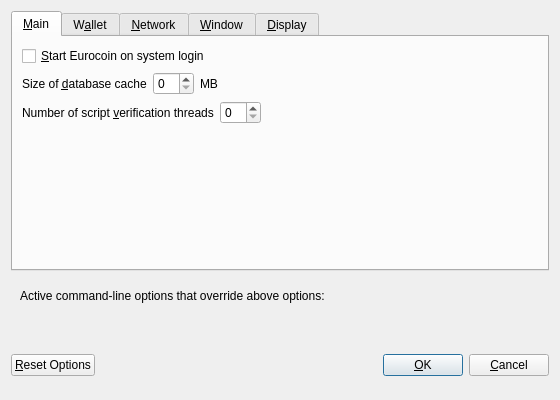
<?xml version="1.0" encoding="UTF-8"?>
<ui version="4.0">
 <class>OptionsDialog</class>
 <widget class="QDialog" name="OptionsDialog">
  <property name="geometry">
   <rect>
    <x>0</x>
    <y>0</y>
    <width>560</width>
    <height>400</height>
   </rect>
  </property>
  <property name="windowTitle">
   <string>Options</string>
  </property>
  <property name="modal">
   <bool>true</bool>
  </property>
  <layout class="QVBoxLayout" name="verticalLayout">
   <item>
    <widget class="QTabWidget" name="tabWidget">
     <property name="currentIndex">
      <number>0</number>
     </property>
     <widget class="QWidget" name="tabMain">
      <attribute name="title">
       <string>&amp;Main</string>
      </attribute>
      <layout class="QVBoxLayout" name="verticalLayout_Main">
       <item>
        <widget class="QCheckBox" name="bitcoinAtStartup">
         <property name="toolTip">
          <string>Automatically start Eurocoin after logging in to the system.</string>
         </property>
         <property name="text">
          <string>&amp;Start Eurocoin on system login</string>
         </property>
        </widget>
       </item>
       <item>
        <layout class="QHBoxLayout" name="horizontalLayout_2_Main">
         <item>
          <widget class="QLabel" name="databaseCacheLabel">
           <property name="text">
            <string>Size of &amp;database cache</string>
           </property>
           <property name="textFormat">
            <enum>Qt::PlainText</enum>
           </property>
           <property name="buddy">
            <cstring>databaseCache</cstring>
           </property>
          </widget>
         </item>
         <item>
          <widget class="QSpinBox" name="databaseCache"/>
         </item>
         <item>
          <widget class="QLabel" name="databaseCacheUnitLabel">
           <property name="text">
            <string>MB</string>
           </property>
           <property name="textFormat">
            <enum>Qt::PlainText</enum>
           </property>
          </widget>
         </item>
         <item>
          <spacer name="horizontalSpacer_2_Main">
           <property name="orientation">
            <enum>Qt::Horizontal</enum>
           </property>
           <property name="sizeHint" stdset="0">
            <size>
             <width>40</width>
             <height>20</height>
            </size>
           </property>
          </spacer>
         </item>
        </layout>
       </item>
       <item>
        <layout class="QHBoxLayout" name="horizontalLayout_3_Main">
         <item>
          <widget class="QLabel" name="threadsScriptVerifLabel">
           <property name="text">
            <string>Number of script &amp;verification threads</string>
           </property>
           <property name="textFormat">
            <enum>Qt::PlainText</enum>
           </property>
           <property name="buddy">
            <cstring>threadsScriptVerif</cstring>
           </property>
          </widget>
         </item>
         <item>
          <widget class="QSpinBox" name="threadsScriptVerif">
           <property name="toolTip">
            <string>(0 = auto, &lt;0 = leave that many cores free)</string>
           </property>
          </widget>
         </item>
         <item>
          <spacer name="horizontalSpacer_3_Main">
           <property name="orientation">
            <enum>Qt::Horizontal</enum>
           </property>
           <property name="sizeHint" stdset="0">
            <size>
             <width>40</width>
             <height>20</height>
            </size>
           </property>
          </spacer>
         </item>
        </layout>
       </item>
       <item>
        <spacer name="verticalSpacer_Main">
         <property name="orientation">
          <enum>Qt::Vertical</enum>
         </property>
         <property name="sizeHint" stdset="0">
          <size>
           <width>20</width>
           <height>40</height>
          </size>
         </property>
        </spacer>
       </item>
      </layout>
     </widget>
     <widget class="QWidget" name="tabWallet">
      <attribute name="title">
       <string>W&amp;allet</string>
      </attribute>
      <layout class="QVBoxLayout" name="verticalLayout_Wallet">
       <item>
        <widget class="QLabel" name="transactionFeeInfoLabel">
         <property name="text">
          <string>Optional transaction fee per kB that helps make sure your transactions are processed quickly. Most transactions are 1 kB.</string>
         </property>
         <property name="textFormat">
          <enum>Qt::PlainText</enum>
         </property>
         <property name="wordWrap">
          <bool>true</bool>
         </property>
        </widget>
       </item>
       <item>
        <layout class="QHBoxLayout" name="horizontalLayout_1_Wallet">
         <item>
          <widget class="QLabel" name="transactionFeeLabel">
           <property name="text">
            <string>Pay transaction &amp;fee</string>
           </property>
           <property name="textFormat">
            <enum>Qt::PlainText</enum>
           </property>
           <property name="buddy">
            <cstring>transactionFee</cstring>
           </property>
          </widget>
         </item>
         <item>
          <widget class="BitcoinAmountField" name="transactionFee"/>
         </item>
         <item>
          <spacer name="horizontalSpacer_1_Wallet">
           <property name="orientation">
            <enum>Qt::Horizontal</enum>
           </property>
           <property name="sizeHint" stdset="0">
            <size>
             <width>40</width>
             <height>20</height>
            </size>
           </property>
          </spacer>
         </item>
        </layout>
       </item>
       <item>
        <spacer name="verticalSpacer_Wallet">
         <property name="orientation">
          <enum>Qt::Vertical</enum>
         </property>
         <property name="sizeHint" stdset="0">
          <size>
           <width>20</width>
           <height>40</height>
          </size>
         </property>
        </spacer>
       </item>
       <item>
        <widget class="QGroupBox" name="groupBox">
         <property name="title">
          <string>Expert</string>
         </property>
         <layout class="QVBoxLayout" name="verticalLayout_2">
          <item>
           <widget class="QCheckBox" name="coinControlFeatures">
            <property name="toolTip">
             <string>Whether to show coin control features or not.</string>
            </property>
            <property name="text">
             <string>Enable coin &amp;control features</string>
            </property>
           </widget>
          </item>
          <item>
           <widget class="QCheckBox" name="spendZeroConfChange">
            <property name="toolTip">
             <string>If you disable the spending of unconfirmed change, the change from a transaction cannot be used until that transaction has at least one confirmation. This also affects how your balance is computed.</string>
            </property>
            <property name="text">
             <string>&amp;Spend unconfirmed change</string>
            </property>
           </widget>
          </item>
         </layout>
        </widget>
       </item>
      </layout>
     </widget>
     <widget class="QWidget" name="tabNetwork">
      <attribute name="title">
       <string>&amp;Network</string>
      </attribute>
      <layout class="QVBoxLayout" name="verticalLayout_Network">
       <item>
        <widget class="QCheckBox" name="mapPortUpnp">
         <property name="toolTip">
          <string>Automatically open the Eurocoin client port on the router. This only works when your router supports UPnP and it is enabled.</string>
         </property>
         <property name="text">
          <string>Map port using &amp;UPnP</string>
         </property>
        </widget>
       </item>
       <item>
        <widget class="QCheckBox" name="connectSocks">
         <property name="toolTip">
          <string>Connect to the Eurocoin network through a SOCKS proxy.</string>
         </property>
         <property name="text">
          <string>&amp;Connect through SOCKS proxy (default proxy):</string>
         </property>
        </widget>
       </item>
       <item>
        <layout class="QHBoxLayout" name="horizontalLayout_1_Network">
         <item>
          <widget class="QLabel" name="proxyIpLabel">
           <property name="text">
            <string>Proxy &amp;IP:</string>
           </property>
           <property name="textFormat">
            <enum>Qt::PlainText</enum>
           </property>
           <property name="buddy">
            <cstring>proxyIp</cstring>
           </property>
          </widget>
         </item>
         <item>
          <widget class="QValidatedLineEdit" name="proxyIp">
           <property name="minimumSize">
            <size>
             <width>140</width>
             <height>0</height>
            </size>
           </property>
           <property name="maximumSize">
            <size>
             <width>140</width>
             <height>16777215</height>
            </size>
           </property>
           <property name="toolTip">
            <string>IP address of the proxy (e.g. IPv4: 127.0.0.1 / IPv6: ::1)</string>
           </property>
          </widget>
         </item>
         <item>
          <widget class="QLabel" name="proxyPortLabel">
           <property name="text">
            <string>&amp;Port:</string>
           </property>
           <property name="textFormat">
            <enum>Qt::PlainText</enum>
           </property>
           <property name="buddy">
            <cstring>proxyPort</cstring>
           </property>
          </widget>
         </item>
         <item>
          <widget class="QLineEdit" name="proxyPort">
           <property name="minimumSize">
            <size>
             <width>55</width>
             <height>0</height>
            </size>
           </property>
           <property name="maximumSize">
            <size>
             <width>55</width>
             <height>16777215</height>
            </size>
           </property>
           <property name="toolTip">
            <string>Port of the proxy (e.g. 9050)</string>
           </property>
          </widget>
         </item>
         <item>
          <widget class="QLabel" name="socksVersionLabel">
           <property name="text">
            <string>SOCKS &amp;Version:</string>
           </property>
           <property name="textFormat">
            <enum>Qt::PlainText</enum>
           </property>
           <property name="buddy">
            <cstring>socksVersion</cstring>
           </property>
          </widget>
         </item>
         <item>
          <widget class="QValueComboBox" name="socksVersion">
           <property name="toolTip">
            <string>SOCKS version of the proxy (e.g. 5)</string>
           </property>
          </widget>
         </item>
         <item>
          <spacer name="horizontalSpacer_1_Network">
           <property name="orientation">
            <enum>Qt::Horizontal</enum>
           </property>
           <property name="sizeHint" stdset="0">
            <size>
             <width>40</width>
             <height>20</height>
            </size>
           </property>
          </spacer>
         </item>
        </layout>
       </item>
       <item>
        <spacer name="verticalSpacer_Network">
         <property name="orientation">
          <enum>Qt::Vertical</enum>
         </property>
         <property name="sizeHint" stdset="0">
          <size>
           <width>20</width>
           <height>40</height>
          </size>
         </property>
        </spacer>
       </item>
      </layout>
     </widget>
     <widget class="QWidget" name="tabWindow">
      <attribute name="title">
       <string>&amp;Window</string>
      </attribute>
      <layout class="QVBoxLayout" name="verticalLayout_Window">
       <item>
        <widget class="QCheckBox" name="minimizeToTray">
         <property name="toolTip">
          <string>Show only a tray icon after minimizing the window.</string>
         </property>
         <property name="text">
          <string>&amp;Minimize to the tray instead of the taskbar</string>
         </property>
        </widget>
       </item>
       <item>
        <widget class="QCheckBox" name="minimizeOnClose">
         <property name="toolTip">
          <string>Minimize instead of exit the application when the window is closed. When this option is enabled, the application will be closed only after selecting Quit in the menu.</string>
         </property>
         <property name="text">
          <string>M&amp;inimize on close</string>
         </property>
        </widget>
       </item>
       <item>
        <spacer name="verticalSpacer_Window">
         <property name="orientation">
          <enum>Qt::Vertical</enum>
         </property>
         <property name="sizeHint" stdset="0">
          <size>
           <width>20</width>
           <height>40</height>
          </size>
         </property>
        </spacer>
       </item>
      </layout>
     </widget>
     <widget class="QWidget" name="tabDisplay">
      <attribute name="title">
       <string>&amp;Display</string>
      </attribute>
      <layout class="QVBoxLayout" name="verticalLayout_Display">
       <item>
        <layout class="QHBoxLayout" name="horizontalLayout_1_Display">
         <item>
          <widget class="QLabel" name="langLabel">
           <property name="text">
            <string>User Interface &amp;language:</string>
           </property>
           <property name="textFormat">
            <enum>Qt::PlainText</enum>
           </property>
           <property name="buddy">
            <cstring>lang</cstring>
           </property>
          </widget>
         </item>
         <item>
          <widget class="QValueComboBox" name="lang">
           <property name="toolTip">
            <string>The user interface language can be set here. This setting will take effect after restarting Eurocoin.</string>
           </property>
          </widget>
         </item>
        </layout>
       </item>
       <item>
        <layout class="QHBoxLayout" name="horizontalLayout_2_Display">
         <item>
          <widget class="QLabel" name="unitLabel">
           <property name="text">
            <string>&amp;Unit to show amounts in:</string>
           </property>
           <property name="textFormat">
            <enum>Qt::PlainText</enum>
           </property>
           <property name="buddy">
            <cstring>unit</cstring>
           </property>
          </widget>
         </item>
         <item>
          <widget class="QValueComboBox" name="unit">
           <property name="toolTip">
            <string>Choose the default subdivision unit to show in the interface and when sending coins.</string>
           </property>
          </widget>
         </item>
        </layout>
       </item>
       <item>
        <widget class="QCheckBox" name="displayAddresses">
         <property name="toolTip">
          <string>Whether to show Eurocoin addresses in the transaction list or not.</string>
         </property>
         <property name="text">
          <string>&amp;Display addresses in transaction list</string>
         </property>
        </widget>
       </item>
       <item>
        <layout class="QHBoxLayout" name="horizontalLayout_3_Display">
         <item>
          <widget class="QLabel" name="thirdPartyTxUrlsLabel">
           <property name="toolTip">
            <string>Third party URLs (e.g. a block explorer) that appear in the transactions tab as context menu items. %s in the URL is replaced by transaction hash. Multiple URLs are separated by vertical bar |.</string>
           </property>
           <property name="text">
            <string>Third party transaction URLs</string>
           </property>
           <property name="buddy">
            <cstring>thirdPartyTxUrls</cstring>
           </property>
          </widget>
         </item>
         <item>
          <widget class="QLineEdit" name="thirdPartyTxUrls">
           <property name="toolTip">
            <string>Third party URLs (e.g. a block explorer) that appear in the transactions tab as context menu items. %s in the URL is replaced by transaction hash. Multiple URLs are separated by vertical bar |.</string>
           </property>
          </widget>
         </item>
        </layout>
       </item>
       <item>
        <spacer name="verticalSpacer_Display">
         <property name="orientation">
          <enum>Qt::Vertical</enum>
         </property>
         <property name="sizeHint" stdset="0">
          <size>
           <width>20</width>
           <height>40</height>
          </size>
         </property>
        </spacer>
       </item>
      </layout>
     </widget>
    </widget>
   </item>
   <item>
    <widget class="QFrame" name="frame">
     <layout class="QVBoxLayout" name="verticalLayout_Bottom">
      <item>
       <layout class="QHBoxLayout" name="horizontalLayout_Bottom">
        <item>
         <widget class="QLabel" name="overriddenByCommandLineInfoLabel">
          <property name="text">
           <string>Active command-line options that override above options:</string>
          </property>
          <property name="textFormat">
           <enum>Qt::PlainText</enum>
          </property>
         </widget>
        </item>
        <item>
         <spacer name="horizontalSpacer_Bottom">
          <property name="orientation">
           <enum>Qt::Horizontal</enum>
          </property>
          <property name="sizeHint" stdset="0">
           <size>
            <width>40</width>
            <height>20</height>
           </size>
          </property>
         </spacer>
        </item>
       </layout>
      </item>
      <item>
       <widget class="QLabel" name="overriddenByCommandLineLabel">
        <property name="text">
         <string/>
        </property>
        <property name="textFormat">
         <enum>Qt::PlainText</enum>
        </property>
        <property name="wordWrap">
         <bool>true</bool>
        </property>
       </widget>
      </item>
     </layout>
    </widget>
   </item>
   <item>
    <layout class="QHBoxLayout" name="horizontalLayout_Buttons">
     <item>
      <widget class="QPushButton" name="resetButton">
       <property name="toolTip">
        <string>Reset all client options to default.</string>
       </property>
       <property name="text">
        <string>&amp;Reset Options</string>
       </property>
       <property name="autoDefault">
        <bool>false</bool>
       </property>
      </widget>
     </item>
     <item>
      <spacer name="horizontalSpacer_1">
       <property name="orientation">
        <enum>Qt::Horizontal</enum>
       </property>
       <property name="sizeHint" stdset="0">
        <size>
         <width>40</width>
         <height>48</height>
        </size>
       </property>
      </spacer>
     </item>
     <item>
      <widget class="QLabel" name="statusLabel">
       <property name="minimumSize">
        <size>
         <width>200</width>
         <height>0</height>
        </size>
       </property>
       <property name="font">
        <font>
         <weight>75</weight>
         <bold>true</bold>
        </font>
       </property>
       <property name="text">
        <string/>
       </property>
       <property name="textFormat">
        <enum>Qt::PlainText</enum>
       </property>
       <property name="wordWrap">
        <bool>true</bool>
       </property>
      </widget>
     </item>
     <item>
      <spacer name="horizontalSpacer_2">
       <property name="orientation">
        <enum>Qt::Horizontal</enum>
       </property>
       <property name="sizeHint" stdset="0">
        <size>
         <width>40</width>
         <height>48</height>
        </size>
       </property>
      </spacer>
     </item>
     <item>
      <widget class="QPushButton" name="okButton">
       <property name="text">
        <string>&amp;OK</string>
       </property>
      </widget>
     </item>
     <item>
      <widget class="QPushButton" name="cancelButton">
       <property name="text">
        <string>&amp;Cancel</string>
       </property>
       <property name="autoDefault">
        <bool>false</bool>
       </property>
      </widget>
     </item>
    </layout>
   </item>
  </layout>
 </widget>
 <customwidgets>
  <customwidget>
   <class>BitcoinAmountField</class>
   <extends>QLineEdit</extends>
   <header>bitcoinamountfield.h</header>
   <container>1</container>
  </customwidget>
  <customwidget>
   <class>QValidatedLineEdit</class>
   <extends>QLineEdit</extends>
   <header>qvalidatedlineedit.h</header>
  </customwidget>
  <customwidget>
   <class>QValueComboBox</class>
   <extends>QComboBox</extends>
   <header>qvaluecombobox.h</header>
  </customwidget>
 </customwidgets>
 <resources/>
 <connections/>
</ui>
